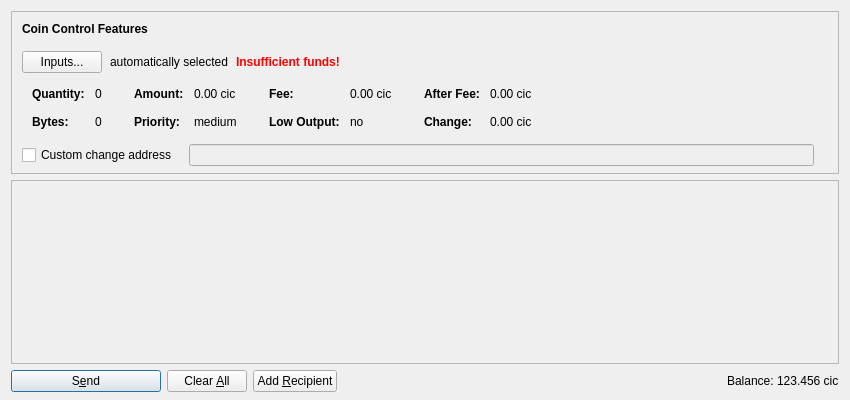
<?xml version="1.0" encoding="UTF-8"?>
<ui version="4.0">
 <class>SendCoinsDialog</class>
 <widget class="QDialog" name="SendCoinsDialog">
  <property name="geometry">
   <rect>
    <x>0</x>
    <y>0</y>
    <width>850</width>
    <height>400</height>
   </rect>
  </property>
  <property name="windowTitle">
   <string>Send Coins</string>
  </property>
  <layout class="QVBoxLayout" name="verticalLayout" stretch="0,1,0">
   <property name="bottomMargin">
    <number>8</number>
   </property>
   <item>
    <widget class="QFrame" name="frameCoinControl">
     <property name="sizePolicy">
      <sizepolicy hsizetype="Expanding" vsizetype="Expanding">
       <horstretch>0</horstretch>
       <verstretch>0</verstretch>
      </sizepolicy>
     </property>
     <property name="maximumSize">
      <size>
       <width>16777215</width>
       <height>16777215</height>
      </size>
     </property>
     <property name="frameShape">
      <enum>QFrame::StyledPanel</enum>
     </property>
     <property name="frameShadow">
      <enum>QFrame::Sunken</enum>
     </property>
     <layout class="QVBoxLayout" name="verticalLayoutCoinControl2">
      <property name="spacing">
       <number>0</number>
      </property>
      <property name="leftMargin">
       <number>0</number>
      </property>
      <property name="topMargin">
       <number>0</number>
      </property>
      <property name="rightMargin">
       <number>0</number>
      </property>
      <property name="bottomMargin">
       <number>6</number>
      </property>
      <item>
       <layout class="QVBoxLayout" name="verticalLayoutCoinControl" stretch="0,0,0,0,1">
        <property name="spacing">
         <number>0</number>
        </property>
        <property name="leftMargin">
         <number>10</number>
        </property>
        <property name="topMargin">
         <number>10</number>
        </property>
        <item>
         <layout class="QHBoxLayout" name="horizontalLayoutCoinControl1">
          <property name="bottomMargin">
           <number>15</number>
          </property>
          <item>
           <widget class="QLabel" name="labelCoinControlFeatures">
            <property name="sizePolicy">
             <sizepolicy hsizetype="Preferred" vsizetype="Maximum">
              <horstretch>0</horstretch>
              <verstretch>0</verstretch>
             </sizepolicy>
            </property>
            <property name="font">
             <font>
              <weight>75</weight>
              <bold>true</bold>
             </font>
            </property>
            <property name="styleSheet">
             <string notr="true">font-weight:bold;</string>
            </property>
            <property name="text">
             <string>Coin Control Features</string>
            </property>
           </widget>
          </item>
         </layout>
        </item>
        <item>
         <layout class="QHBoxLayout" name="horizontalLayoutCoinControl2" stretch="0,0,0,0">
          <property name="spacing">
           <number>8</number>
          </property>
          <property name="bottomMargin">
           <number>10</number>
          </property>
          <item>
           <widget class="QPushButton" name="pushButtonCoinControl">
            <property name="styleSheet">
             <string notr="true"/>
            </property>
            <property name="text">
             <string>Inputs...</string>
            </property>
           </widget>
          </item>
          <item>
           <widget class="QLabel" name="labelCoinControlAutomaticallySelected">
            <property name="text">
             <string>automatically selected</string>
            </property>
            <property name="margin">
             <number>5</number>
            </property>
           </widget>
          </item>
          <item>
           <widget class="QLabel" name="labelCoinControlInsuffFunds">
            <property name="font">
             <font>
              <weight>75</weight>
              <bold>true</bold>
             </font>
            </property>
            <property name="styleSheet">
             <string notr="true">color:red;font-weight:bold;</string>
            </property>
            <property name="text">
             <string>Insufficient funds!</string>
            </property>
            <property name="margin">
             <number>5</number>
            </property>
           </widget>
          </item>
          <item>
           <spacer name="horizontalSpacerCoinControl">
            <property name="orientation">
             <enum>Qt::Horizontal</enum>
            </property>
            <property name="sizeHint" stdset="0">
             <size>
              <width>40</width>
              <height>1</height>
             </size>
            </property>
           </spacer>
          </item>
         </layout>
        </item>
        <item>
         <widget class="QWidget" name="widgetCoinControl" native="true">
          <property name="sizePolicy">
           <sizepolicy hsizetype="Preferred" vsizetype="Preferred">
            <horstretch>0</horstretch>
            <verstretch>0</verstretch>
           </sizepolicy>
          </property>
          <property name="minimumSize">
           <size>
            <width>0</width>
            <height>0</height>
           </size>
          </property>
          <property name="styleSheet">
           <string notr="true"/>
          </property>
          <layout class="QHBoxLayout" name="horizontalLayoutCoinControl5">
           <property name="leftMargin">
            <number>0</number>
           </property>
           <property name="topMargin">
            <number>0</number>
           </property>
           <property name="rightMargin">
            <number>0</number>
           </property>
           <property name="bottomMargin">
            <number>0</number>
           </property>
           <item>
            <layout class="QHBoxLayout" name="horizontalLayoutCoinControl3" stretch="0,0,0,1">
             <property name="spacing">
              <number>20</number>
             </property>
             <property name="topMargin">
              <number>0</number>
             </property>
             <property name="bottomMargin">
              <number>10</number>
             </property>
             <item>
              <layout class="QFormLayout" name="formLayoutCoinControl1">
               <property name="horizontalSpacing">
                <number>10</number>
               </property>
               <property name="verticalSpacing">
                <number>14</number>
               </property>
               <property name="leftMargin">
                <number>10</number>
               </property>
               <property name="topMargin">
                <number>4</number>
               </property>
               <property name="rightMargin">
                <number>6</number>
               </property>
               <item row="0" column="0">
                <widget class="QLabel" name="labelCoinControlQuantityText">
                 <property name="font">
                  <font>
                   <weight>75</weight>
                   <bold>true</bold>
                  </font>
                 </property>
                 <property name="text">
                  <string>Quantity:</string>
                 </property>
                 <property name="margin">
                  <number>0</number>
                 </property>
                </widget>
               </item>
               <item row="0" column="1">
                <widget class="QLabel" name="labelCoinControlQuantity">
                 <property name="cursor">
                  <cursorShape>IBeamCursor</cursorShape>
                 </property>
                 <property name="contextMenuPolicy">
                  <enum>Qt::ActionsContextMenu</enum>
                 </property>
                 <property name="text">
                  <string notr="true">0</string>
                 </property>
                 <property name="margin">
                  <number>0</number>
                 </property>
                 <property name="textInteractionFlags">
                  <set>Qt::LinksAccessibleByMouse|Qt::TextSelectableByKeyboard|Qt::TextSelectableByMouse</set>
                 </property>
                </widget>
               </item>
               <item row="1" column="0">
                <widget class="QLabel" name="labelCoinControlBytesText">
                 <property name="font">
                  <font>
                   <weight>75</weight>
                   <bold>true</bold>
                  </font>
                 </property>
                 <property name="text">
                  <string>Bytes:</string>
                 </property>
                </widget>
               </item>
               <item row="1" column="1">
                <widget class="QLabel" name="labelCoinControlBytes">
                 <property name="cursor">
                  <cursorShape>IBeamCursor</cursorShape>
                 </property>
                 <property name="contextMenuPolicy">
                  <enum>Qt::ActionsContextMenu</enum>
                 </property>
                 <property name="text">
                  <string notr="true">0</string>
                 </property>
                 <property name="textInteractionFlags">
                  <set>Qt::LinksAccessibleByMouse|Qt::TextSelectableByKeyboard|Qt::TextSelectableByMouse</set>
                 </property>
                </widget>
               </item>
              </layout>
             </item>
             <item>
              <layout class="QFormLayout" name="formLayoutCoinControl2">
               <property name="horizontalSpacing">
                <number>10</number>
               </property>
               <property name="verticalSpacing">
                <number>14</number>
               </property>
               <property name="leftMargin">
                <number>6</number>
               </property>
               <property name="topMargin">
                <number>4</number>
               </property>
               <property name="rightMargin">
                <number>6</number>
               </property>
               <item row="0" column="0">
                <widget class="QLabel" name="labelCoinControlAmountText">
                 <property name="font">
                  <font>
                   <weight>75</weight>
                   <bold>true</bold>
                  </font>
                 </property>
                 <property name="text">
                  <string>Amount:</string>
                 </property>
                 <property name="margin">
                  <number>0</number>
                 </property>
                </widget>
               </item>
               <item row="0" column="1">
                <widget class="QLabel" name="labelCoinControlAmount">
                 <property name="cursor">
                  <cursorShape>IBeamCursor</cursorShape>
                 </property>
                 <property name="contextMenuPolicy">
                  <enum>Qt::ActionsContextMenu</enum>
                 </property>
                 <property name="text">
                  <string notr="true">0.00 cic</string>
                 </property>
                 <property name="textInteractionFlags">
                  <set>Qt::LinksAccessibleByMouse|Qt::TextSelectableByKeyboard|Qt::TextSelectableByMouse</set>
                 </property>
                </widget>
               </item>
               <item row="1" column="0">
                <widget class="QLabel" name="labelCoinControlPriorityText">
                 <property name="font">
                  <font>
                   <weight>75</weight>
                   <bold>true</bold>
                  </font>
                 </property>
                 <property name="text">
                  <string>Priority:</string>
                 </property>
                </widget>
               </item>
               <item row="1" column="1">
                <widget class="QLabel" name="labelCoinControlPriority">
                 <property name="cursor">
                  <cursorShape>IBeamCursor</cursorShape>
                 </property>
                 <property name="contextMenuPolicy">
                  <enum>Qt::ActionsContextMenu</enum>
                 </property>
                 <property name="text">
                  <string notr="true">medium</string>
                 </property>
                 <property name="textInteractionFlags">
                  <set>Qt::LinksAccessibleByMouse|Qt::TextSelectableByKeyboard|Qt::TextSelectableByMouse</set>
                 </property>
                </widget>
               </item>
              </layout>
             </item>
             <item>
              <layout class="QFormLayout" name="formLayoutCoinControl3">
               <property name="horizontalSpacing">
                <number>10</number>
               </property>
               <property name="verticalSpacing">
                <number>14</number>
               </property>
               <property name="leftMargin">
                <number>6</number>
               </property>
               <property name="topMargin">
                <number>4</number>
               </property>
               <property name="rightMargin">
                <number>6</number>
               </property>
               <item row="0" column="0">
                <widget class="QLabel" name="labelCoinControlFeeText">
                 <property name="font">
                  <font>
                   <weight>75</weight>
                   <bold>true</bold>
                  </font>
                 </property>
                 <property name="text">
                  <string>Fee:</string>
                 </property>
                 <property name="margin">
                  <number>0</number>
                 </property>
                </widget>
               </item>
               <item row="0" column="1">
                <widget class="QLabel" name="labelCoinControlFee">
                 <property name="cursor">
                  <cursorShape>IBeamCursor</cursorShape>
                 </property>
                 <property name="contextMenuPolicy">
                  <enum>Qt::ActionsContextMenu</enum>
                 </property>
                 <property name="text">
                  <string notr="true">0.00 cic</string>
                 </property>
                 <property name="textInteractionFlags">
                  <set>Qt::LinksAccessibleByMouse|Qt::TextSelectableByKeyboard|Qt::TextSelectableByMouse</set>
                 </property>
                </widget>
               </item>
               <item row="1" column="0">
                <widget class="QLabel" name="labelCoinControlLowOutputText">
                 <property name="font">
                  <font>
                   <weight>75</weight>
                   <bold>true</bold>
                  </font>
                 </property>
                 <property name="text">
                  <string>Low Output:</string>
                 </property>
                </widget>
               </item>
               <item row="1" column="1">
                <widget class="QLabel" name="labelCoinControlLowOutput">
                 <property name="cursor">
                  <cursorShape>IBeamCursor</cursorShape>
                 </property>
                 <property name="contextMenuPolicy">
                  <enum>Qt::ActionsContextMenu</enum>
                 </property>
                 <property name="text">
                  <string notr="true">no</string>
                 </property>
                 <property name="textInteractionFlags">
                  <set>Qt::LinksAccessibleByMouse|Qt::TextSelectableByKeyboard|Qt::TextSelectableByMouse</set>
                 </property>
                </widget>
               </item>
              </layout>
             </item>
             <item>
              <layout class="QFormLayout" name="formLayoutCoinControl4">
               <property name="horizontalSpacing">
                <number>10</number>
               </property>
               <property name="verticalSpacing">
                <number>14</number>
               </property>
               <property name="leftMargin">
                <number>6</number>
               </property>
               <property name="topMargin">
                <number>4</number>
               </property>
               <property name="rightMargin">
                <number>6</number>
               </property>
               <item row="0" column="0">
                <widget class="QLabel" name="labelCoinControlAfterFeeText">
                 <property name="font">
                  <font>
                   <weight>75</weight>
                   <bold>true</bold>
                  </font>
                 </property>
                 <property name="text">
                  <string>After Fee:</string>
                 </property>
                 <property name="margin">
                  <number>0</number>
                 </property>
                </widget>
               </item>
               <item row="0" column="1">
                <widget class="QLabel" name="labelCoinControlAfterFee">
                 <property name="cursor">
                  <cursorShape>IBeamCursor</cursorShape>
                 </property>
                 <property name="contextMenuPolicy">
                  <enum>Qt::ActionsContextMenu</enum>
                 </property>
                 <property name="text">
                  <string notr="true">0.00 cic</string>
                 </property>
                 <property name="textInteractionFlags">
                  <set>Qt::LinksAccessibleByMouse|Qt::TextSelectableByKeyboard|Qt::TextSelectableByMouse</set>
                 </property>
                </widget>
               </item>
               <item row="1" column="0">
                <widget class="QLabel" name="labelCoinControlChangeText">
                 <property name="font">
                  <font>
                   <weight>75</weight>
                   <bold>true</bold>
                  </font>
                 </property>
                 <property name="text">
                  <string>Change:</string>
                 </property>
                </widget>
               </item>
               <item row="1" column="1">
                <widget class="QLabel" name="labelCoinControlChange">
                 <property name="cursor">
                  <cursorShape>IBeamCursor</cursorShape>
                 </property>
                 <property name="contextMenuPolicy">
                  <enum>Qt::ActionsContextMenu</enum>
                 </property>
                 <property name="text">
                  <string notr="true">0.00 cic</string>
                 </property>
                 <property name="textInteractionFlags">
                  <set>Qt::LinksAccessibleByMouse|Qt::TextSelectableByKeyboard|Qt::TextSelectableByMouse</set>
                 </property>
                </widget>
               </item>
              </layout>
             </item>
            </layout>
           </item>
          </layout>
         </widget>
        </item>
        <item>
         <layout class="QHBoxLayout" name="horizontalLayoutCoinControl4" stretch="0,0,0">
          <property name="spacing">
           <number>12</number>
          </property>
          <property name="sizeConstraint">
           <enum>QLayout::SetDefaultConstraint</enum>
          </property>
          <property name="topMargin">
           <number>5</number>
          </property>
          <property name="rightMargin">
           <number>5</number>
          </property>
          <item>
           <widget class="QCheckBox" name="checkBoxCoinControlChange">
            <property name="toolTip">
             <string>If this is activated, but the change address is empty or invalid, change will be sent to a newly generated address.</string>
            </property>
            <property name="text">
             <string>Custom change address</string>
            </property>
           </widget>
          </item>
          <item>
           <widget class="QValidatedLineEdit" name="lineEditCoinControlChange">
            <property name="enabled">
             <bool>false</bool>
            </property>
            <property name="sizePolicy">
             <sizepolicy hsizetype="Expanding" vsizetype="Fixed">
              <horstretch>0</horstretch>
              <verstretch>0</verstretch>
             </sizepolicy>
            </property>
           </widget>
          </item>
          <item>
           <widget class="QLabel" name="labelCoinControlChangeLabel">
            <property name="sizePolicy">
             <sizepolicy hsizetype="Preferred" vsizetype="Expanding">
              <horstretch>0</horstretch>
              <verstretch>0</verstretch>
             </sizepolicy>
            </property>
            <property name="minimumSize">
             <size>
              <width>0</width>
              <height>0</height>
             </size>
            </property>
            <property name="text">
             <string/>
            </property>
            <property name="margin">
             <number>3</number>
            </property>
           </widget>
          </item>
         </layout>
        </item>
        <item>
         <spacer name="verticalSpacerCoinControl">
          <property name="orientation">
           <enum>Qt::Vertical</enum>
          </property>
          <property name="sizeHint" stdset="0">
           <size>
            <width>800</width>
            <height>1</height>
           </size>
          </property>
         </spacer>
        </item>
       </layout>
      </item>
     </layout>
    </widget>
   </item>
   <item>
    <widget class="QScrollArea" name="scrollArea">
     <property name="widgetResizable">
      <bool>true</bool>
     </property>
     <widget class="QWidget" name="scrollAreaWidgetContents">
      <property name="geometry">
       <rect>
        <x>0</x>
        <y>0</y>
        <width>830</width>
        <height>178</height>
       </rect>
      </property>
      <layout class="QVBoxLayout" name="verticalLayout_2" stretch="0,1">
       <property name="leftMargin">
        <number>0</number>
       </property>
       <property name="topMargin">
        <number>0</number>
       </property>
       <property name="rightMargin">
        <number>0</number>
       </property>
       <property name="bottomMargin">
        <number>0</number>
       </property>
       <item>
        <layout class="QVBoxLayout" name="entries">
         <property name="spacing">
          <number>6</number>
         </property>
        </layout>
       </item>
       <item>
        <spacer name="verticalSpacer">
         <property name="orientation">
          <enum>Qt::Vertical</enum>
         </property>
         <property name="sizeHint" stdset="0">
          <size>
           <width>20</width>
           <height>40</height>
          </size>
         </property>
        </spacer>
       </item>
      </layout>
     </widget>
    </widget>
   </item>
   <item>
    <layout class="QHBoxLayout" name="horizontalLayout">
     <item>
      <widget class="QPushButton" name="sendButton">
       <property name="minimumSize">
        <size>
         <width>150</width>
         <height>0</height>
        </size>
       </property>
       <property name="toolTip">
        <string>Confirm the send action</string>
       </property>
       <property name="text">
        <string>S&amp;end</string>
       </property>
       <property name="icon">
        <iconset resource="../CICcoin.qrc">
         <normaloff>:/icons/send</normaloff>:/icons/send</iconset>
       </property>
       <property name="default">
        <bool>true</bool>
       </property>
      </widget>
     </item>
     <item>
      <widget class="QPushButton" name="clearButton">
       <property name="sizePolicy">
        <sizepolicy hsizetype="Minimum" vsizetype="Fixed">
         <horstretch>0</horstretch>
         <verstretch>0</verstretch>
        </sizepolicy>
       </property>
       <property name="toolTip">
        <string>Clear all fields of the form.</string>
       </property>
       <property name="text">
        <string>Clear &amp;All</string>
       </property>
       <property name="icon">
        <iconset resource="../CICcoin.qrc">
         <normaloff>:/icons/remove</normaloff>:/icons/remove</iconset>
       </property>
       <property name="autoRepeatDelay">
        <number>300</number>
       </property>
       <property name="autoDefault">
        <bool>false</bool>
       </property>
      </widget>
     </item>
     <item>
      <widget class="QPushButton" name="addButton">
       <property name="toolTip">
        <string>Send to multiple recipients at once</string>
       </property>
       <property name="text">
        <string>Add &amp;Recipient</string>
       </property>
       <property name="icon">
        <iconset resource="../CICcoin.qrc">
         <normaloff>:/icons/add</normaloff>:/icons/add</iconset>
       </property>
       <property name="autoDefault">
        <bool>false</bool>
       </property>
      </widget>
     </item>
     <item>
      <spacer name="horizontalSpacer">
       <property name="orientation">
        <enum>Qt::Horizontal</enum>
       </property>
       <property name="sizeHint" stdset="0">
        <size>
         <width>40</width>
         <height>20</height>
        </size>
       </property>
      </spacer>
     </item>
     <item>
      <layout class="QHBoxLayout" name="horizontalLayout_2">
       <property name="spacing">
        <number>3</number>
       </property>
       <item>
        <widget class="QLabel" name="label">
         <property name="sizePolicy">
          <sizepolicy hsizetype="Preferred" vsizetype="Fixed">
           <horstretch>0</horstretch>
           <verstretch>0</verstretch>
          </sizepolicy>
         </property>
         <property name="text">
          <string>Balance:</string>
         </property>
        </widget>
       </item>
       <item>
        <widget class="QLabel" name="labelBalance">
         <property name="sizePolicy">
          <sizepolicy hsizetype="Preferred" vsizetype="Fixed">
           <horstretch>0</horstretch>
           <verstretch>0</verstretch>
          </sizepolicy>
         </property>
         <property name="cursor">
          <cursorShape>IBeamCursor</cursorShape>
         </property>
         <property name="text">
          <string notr="true">123.456 cic</string>
         </property>
         <property name="textInteractionFlags">
          <set>Qt::LinksAccessibleByMouse|Qt::TextSelectableByKeyboard|Qt::TextSelectableByMouse</set>
         </property>
        </widget>
       </item>
      </layout>
     </item>
    </layout>
   </item>
  </layout>
 </widget>
 <customwidgets>
  <customwidget>
   <class>QValidatedLineEdit</class>
   <extends>QLineEdit</extends>
   <header>qvalidatedlineedit.h</header>
  </customwidget>
 </customwidgets>
 <resources>
  <include location="../CICcoin.qrc"/>
 </resources>
 <connections/>
</ui>
